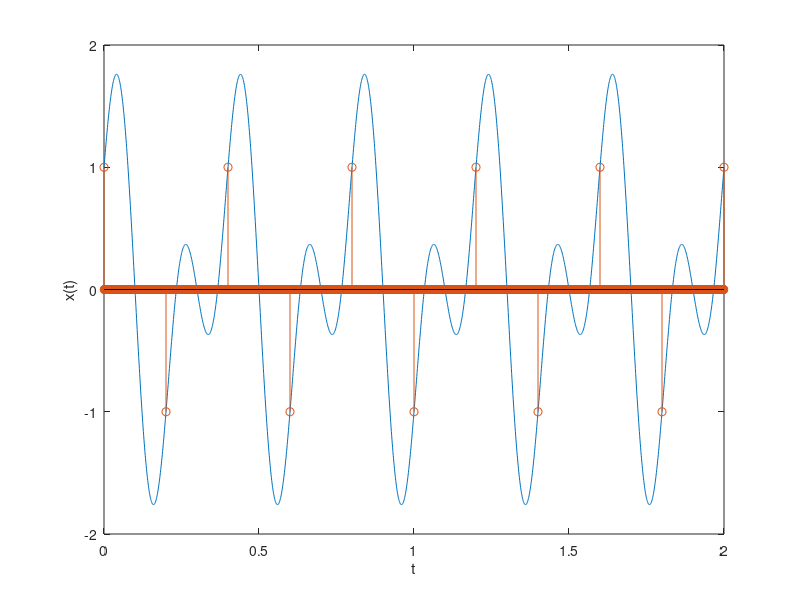

Source code (MATLAB):
t_fine = 0:0.001:2;
xt = cos(5*pi*t_fine) + sin(10*pi*t_fine);

plot(t_fine , xt);
ylabel("x(t)");
xlabel("t");
hold on;

TS = 0.1 ;
%impulse train.
len = length(t_fine);
impulse_train = zeros(1, len);

for ii = 0:TS:2
    idx = ii*1000+1;
    idx = floor(idx);
    impulse_train(idx) = 1;
end
xt = xt .* impulse_train;
stem(t_fine , xt);
